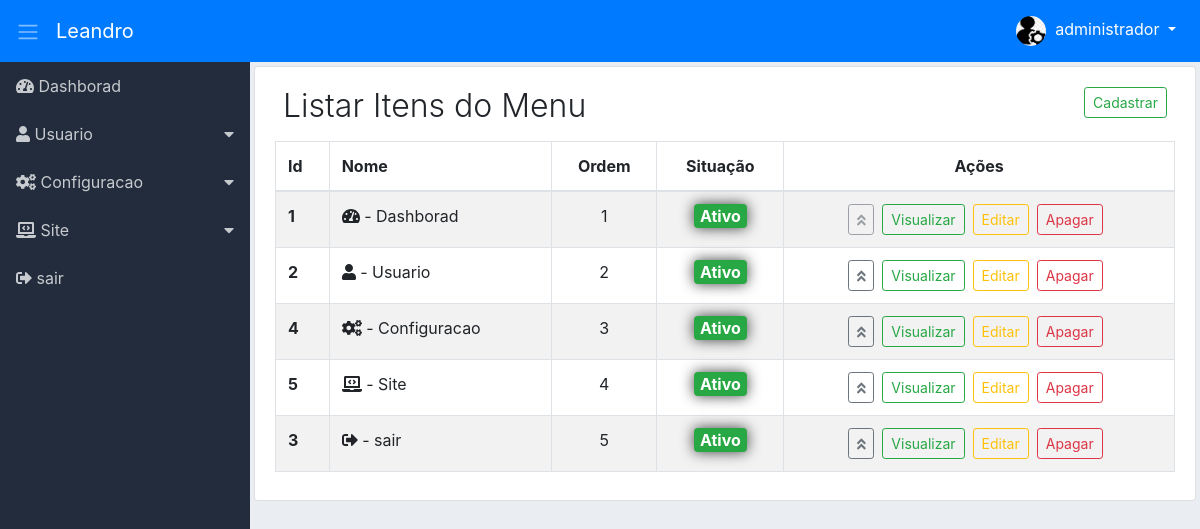
Screenshot of /adm/list-menu/list-itens-menu (signed in) with the database file from the repository.
### tables this page shows
CREATE TABLE `adms_niveis_acessos_paginas` (
  `id` int(11) NOT NULL,
  `permissao` int(11) NOT NULL,
  `ordem` int(11) NOT NULL,
  `dropdown` int(11) NOT NULL DEFAULT 2,
  `lib_menu` int(11) NOT NULL DEFAULT 2,
  `adms_menu_id` int(11) NOT NULL DEFAULT 4,
  `adms_niveis_acesso_id` int(11) NOT NULL,
  `adms_pagina_id` int(11) NOT NULL,
  `created` datetime NOT NULL,
  `modified` datetime DEFAULT NULL
);

CREATE TABLE `adms_menus` (
  `id` int(11) NOT NULL,
  `nome` varchar(220) NOT NULL,
  `icone` varchar(40) NOT NULL,
  `ordem` int(11) NOT NULL,
  `adms_situacao_id` int(11) NOT NULL,
  `created` datetime NOT NULL,
  `modified` datetime DEFAULT NULL
);

CREATE TABLE `adms_situacao` (
  `id` int(11) NOT NULL,
  `nome` varchar(40) NOT NULL,
  `adms_cor_id` int(11) NOT NULL,
  `created` datetime NOT NULL,
  `modified` datetime DEFAULT NULL
);

### adm/module/administrative/Controllers/ListMenu.php (called while the page is built, shortened)
<?php
class ListMenu
{
    private $dados;
    public function listItensMenu($pageId = null)
    {
        $this->pageId = (int) $pageId ? $pageId : 1;
        $button = [
            'cadMenu' => [
                'menu_controller' => 'register-new-menu',
                'menu_metodo' => 'register-info-menu'],
            'viewMenu' => [
                'menu_controller' => 'view-info-menu',
                'menu_metodo' => 'detail-info-menu'],
            'editMenu' => [
                'menu_controller' => 'edit-menu',
                'menu_metodo' => 'edit-info-menu'],
            'deleteMenu' => [
                'menu_controller' => 'delete-menu',
                'menu_metodo' => 'remove-menu'],
            'alterOrderMenu' => [
                'menu_controller' => 'modify-order-item-menu',
                'menu_metodo' => 'alter-order-item-menu']
        ];
        $listButton = new \Module\administrative\Models\AdmsButton();
        $this->dados['buttonsMenu'] = $listButton->validateButton($button);
        $listMenu = new \Module\administrative\Models\AdmsMenu();
        $this->dados['menu'] = $listMenu->itemMenu();
        $listItemMenu = new \Module\administrative\Models\AdmsListMenu();
        $this->dados['listItensMenu'] = $listItemMenu->listItensMenu($this->pageId);
        $this->dados['pagination'] = $listItemMenu->getResultPage();
        $loadView = new \Config\ConfigView("administrative/Views/menu/listMenu", $this->dados);
        $loadView->renderView();
    }
}

### adm/module/administrative/Models/helper/AdmsRead.php (called while the page is built, shortened)
<?php
class AdmsRead extends AdmsConn
{
    private $select;
    private $values;
    private $result;
    private $query;
    function getResult()
    {
        return $this->result;
    }
    public function fullRead($query, $parseString = null)
    {
        $this->select = (string) $query;
        if (!empty($parseString)) {
            parse_str($parseString, $this->values);
        }
        $this->exeInstruction();
    }
    private function exeInstruction()
    {
        $this->conection();
        try {
            $this->getInstruction();
            $this->query->execute();
            $this->result = $this->query->fetchAll();
        } catch (Exception $exc) {
            $this->result = null;
        }
    }
    private function conection()
    {
        $this->conn = parent::getConn();
        $this->query = $this->conn->prepare($this->select);
        $this->query->setFetchMode(PDO::FETCH_ASSOC);
    }
    private function getInstruction()
    {
        if ($this->values) {
            foreach ($this->values as $Link => $Valor) {
                if ($Link == 'limit' || $Link == 'offset') {
                    $Valor = (int) $Valor;
                }
                $this->query->bindValue(":{$Link}", $Valor,
                        (is_int($Valor) ? PDO::PARAM_INT : PDO::PARAM_STR));
            }
        }
    }
}

### adm/module/administrative/Models/helper/AdmsConn.php (called while the page is built, shortened)
<?php
class AdmsConn
{
    public static $host = HOST;
    public static $Uuser = USER;
    public static $pass = PASS;
    public static $dbname = DBNAME;
    private static $connect = null;
    private static function connect()
    {
        try {
            if (self::$connect == null) {
                self::$connect = new PDO('mysql:host=' .self::$host . ';dbname='
                . self::$dbname, self::$Uuser, self::$pass);
            }
        } catch (Exception $exc) {
            echo 'mensagem: ' . $exc->getMessage();
            die;
        }
        return self::$connect;
    }
    public function getConn()
    {
        return self::connect();
    }
}

### adm/module/administrative/Models/AdmsMenu.php (called while the page is built, shortened)
<?php
class AdmsMenu
{
    public function itemMenu()
    {
        $listMenu = new \Module\administrative\Models\helper\AdmsRead();
        $listMenu->fullRead(
                "SELECT
                    nivpg.dropdown,
                    men.id id_menu,
                    men.nome nome_menu,
                    men.icone icone_menu,
                    pg.id id_pg,
                    pg.menu_controller pg_controller,
                    pg.menu_metodo pg_metodo,
                    pg.nome_pagina pg_nome,
                    pg.icone pg_icon
                FROM
                    adms_niveis_acessos_paginas nivpg
                INNER JOIN
                    adms_menus men
                    ON men.id = nivpg.adms_menu_id
                INNER JOIN
                    adms_paginas pg
                    ON pg.id = nivpg.adms_pagina_id
                WHERE
                    nivpg.adms_niveis_acesso_id =:adms_niveis_acesso_id
                    AND nivpg.permissao =:permissao
                    AND nivpg.lib_menu =:lib_menu
                ORDER BY
                    men.ordem, nivpg.ordem ASC",
                "adms_niveis_acesso_id=" . $_SESSION['userAccessLevel'] . "&permissao=1&lib_menu=1");
        $this->result = $listMenu->getResult();
        return $this->result;
    }
}

### adm/module/administrative/Models/AdmsListMenu.php (called while the page is built, shortened)
<?php
class AdmsListMenu
{
    private $limitResult = 40;
    public function listItensMenu($pageId = null)
    {
        $this->pageId = (int) $pageId;
        $pagination = new \Module\administrative\Models\helper\AdmsPagination(
                URLADM . 'list-menu/list-itens-menu');
        $pagination->condition($this->pageId, $this->limitResult);
        $pagination->pagination(
                "SELECT COUNT(id) numResult
                FROM adms_menus");
        $listPages = new \Module\administrative\Models\helper\AdmsRead();
        $listPages->fullRead(
                "SELECT
                    men.*,
                    sit.nome sitNome,
                    cor.cor crCor
                FROM
                    adms_menus men
                INNER JOIN
                    adms_situacao sit
                    ON sit.id = men.adms_situacao_id
                INNER JOIN
                    adms_cors cor
                    ON cor.id = sit.adms_cor_id
                ORDER BY ordem ASC
                LIMIT :limit
                OFFSET :offset",
                "limit={$this->limitResult}&offset={$pagination->getOffSet()}");
        $this->result = $listPages->getResult();
        return $this->result;
    }
}

### adm/module/administrative/Models/helper/AdmsPagination.php (called while the page is built, shortened)
<?php
class AdmsPagination
{
    private $limitResult;
    private $offSet;
    private $result;
    function getResult()
    {
        return $this->result;
    }
    function getOffSet()
    {
        return $this->offSet;
    }
    public function condition($page, $limitResult)
    {
        $this->page = (int) $page ? $page : 1;
        $this->limitResult = (int) $limitResult;
        $this->offSet = ($this->page * $this->limitResult) - $this->limitResult;
    }
    public function pagination($query, $parseString = null)
    {
        $this->query = (string) $query;
        $this->parseString = (string) $parseString;
        $count = new \Module\administrative\Models\helper\AdmsRead();
        $count->fullRead($this->query, $this->parseString);
        $this->resultDb = $count->getResult();
        if ($this->resultDb[0]['numResult'] > $this->limitResult) {
            $this->instructionPagination();
        } else {
            $this->result = null;
        }
    }
}

### adm/module/administrative/Views/menu/listMenu.php (the view, shortened to what this page needs)
<div class="content p-1">
    <div class="list-group-item">
        <div class="d-flex">
            <div class="mr-auto p-2">
                <h2 class="display-4 titulo">Listar Itens do Menu</h2>
            </div>
            <?php
            if ($this->dados['buttonsMenu']['cadMenu']) {
                echo "<a href='" . URLADM . "register-new-menu/register-info-menu'>
                    <div class='p-2'>
                        <button class='btn btn-outline-success btn-sm'>Cadastrar</button>
                    </div>
                </a>";
            }
            ?>
        </div>
        <div class="table-responsive">
            <table class="table table-hover table-striped table-bordered">
                <thead>
                    <tr>
                        <th>Id</th>
                        <th>Nome</th>
                        <th class="d-none d-sm-table-cell text-center">Ordem</th>
                        <th class="d-none d-lg-table-cell text-center">Situação</th>
                        <th class="text-center">Ações</th>
                    </tr>
                </thead>
                <tbody>
                    <?php
                    $qtnLinhaEx = 1;
                    foreach ($this->dados['listItensMenu'] as $itensMenu) {
                        extract($itensMenu);
                        ?>
                        <tr>
                            <th><?php echo $id; ?></th>
                            <td><?php echo "<i class='" . $icone . "'></i> - " . $nome; ?></td>
                            <td class="d-none d-sm-table-cell text-center"><?php echo $ordem; ?></td>
                            <td class="d-none d-lg-table-cell text-center">
                                <span class="badge badge-<?php echo $crCor; ?>">
                                    <?php echo $sitNome; ?>
                                </span>
                            </td>
                            <td class="text-center">
                                <span class="d-none d-md-block">
                                    <?php
                                    if ($qtnLinhaEx <= 2) {
                                        if ($this->dados['buttonsMenu']['alterOrderMenu']) {
                                            echo "<a href='" . URLADM . "modify-order-item-menu/alter-order-item-menu/$id'
                                                     class='btn btn-outline-secondary btn-sm mr-2 disabled'
                                                     title='Não permitido alterar ordem item do menu'>
                                                        <i class='fas fa-angle-double-up'></i>
                                                  </a>";
                                        }
                                    } else {
                                        if ($this->dados['buttonsMenu']['alterOrderMenu']) {
                                            echo "<a href='" . URLADM . "modify-order-item-menu/alter-order-item-menu/$id'
                                                     class='btn btn-outline-secondary btn-sm mr-2'
                                                     title='Alterar ordem item do menu'>
                                                        <i class='fas fa-angle-double-up'></i>
                                                  </a>";
                                        }
                                    }
                                    $qtnLinhaEx++;
                                    if ($this->dados['buttonsMenu']['viewMenu']) {
                                        echo "<a href='" . URLADM . "view-info-menu/detail-info-menu/$id'
                                            class='btn btn-outline-success btn-sm mr-2'>Visualizar
                                         </a>";
                                    }
                                    if ($this->dados['buttonsMenu']['editMenu']) {
                                        echo "<a href='" . URLADM . "edit-menu/edit-info-menu/$id'
                                            class='btn btn-outline-warning btn-sm mr-2'>Editar
                                         </a>";
                                    }
                                    if ($this->dados['buttonsMenu']['deleteMenu']) {
                                        echo "<a href='" . URLADM . "delete-menu/remove-menu/$id'
                                            class='btn btn-outline-danger btn-sm mr-2'
                                            data-confirm='Tem certeza que deseja apagar item do menu ?'>
                                             Apagar
                                         </a>";
                                    }
                                    ?>
                                </span>
                                        <?php
                                        $qtnLinhaEx++;
                                        ?>
                            </td>
                        </tr>
                        <?php
                    }
                    ?>
                </tbody>
            </table>
        </div>
    </div>
</div>

### adm/module/administrative/Views/include/sidebar.php (shortened to what this page needs)
<div class="d-flex bd-highlight">
<nav class="sidebar">
    <ul class="list-unstyled">
        <?php
        $contDropdown = 0;
        $controDropFech = 0;
        foreach ($this->dados['menu'] as $menu) {
            extract($menu);
            if ($dropdown == 1) {
                if ($contDropdown != $id_menu) {
                    if (($controDropFech == 1) && ($contDropdown != 0)) {
                        echo "</ul></li>";
                        $controDropFech = 0;
                    }
                    echo "<li>
                        <a href='#submenu" . $id_menu . "' data-toggle='collapse'>
                            <i class='" . $icone_menu . "'></i> " . $nome_menu . "
                        </a>
                        <ul class='list-unstyled collapse' id='submenu" . $id_menu . "'>";
                    $contDropdown = $id_menu;
                }
                $controDropFech = 1;
            } else {
                if ($controDropFech == 1) {
                    echo "</ul></li>";
                    $controDropFech = 0;
                }
                echo "<li>
                        <a href='" . URLADM . $pg_controller . "/" . $pg_metodo . "'>
                        <i class='" . $icone_menu . "'></i> " . $nome_menu . "</a>
                    </li>";
            }
        }
        ?>
    </ul>
</nav>

### adm/assets/css/dashboard.css (style rules this page uses)
body { background-color: #EAEEF3; }
.sidebar { background-color: #222C3C; min-width: 250px; max-width: 250px; min-height: calc(100vh - 56px); transition: all 0.3s; }
.sidebar ul li a { display: block; padding: 0.75rem 1rem; color: #C7CACE; text-decoration: none; }
.sidebar [data-toggle="collapse"] { position: relative; }
.sidebar [data-toggle="collapse"]:before { content: "\f0d7"; font-family: "Font Awesome 5 Free"; font-weight: 900; position: absolute; right: 1rem; }
.content { width: 100%; }
.titulo { font-size: 2.0rem !important; }
.badge { box-shadow: 0 0 14px 0 rgba(0, 0, 0, 0.75); font-size: 16px !important; }

### rows the page displays
adms_niveis_acessos_paginas: adms_menu.nome "Dashborad"
adms_niveis_acessos_paginas: adms_menu.nome "Usuario"
adms_niveis_acessos_paginas: adms_menu.nome "Configuracao"
adms_niveis_acessos_paginas: adms_menu.nome "Site"
adms_niveis_acessos_paginas: adms_menu.nome "sair"
adms_menus: id "1", nome "Dashborad", ordem "1", adms_situacao.nome "Ativo"
adms_menus: id "2", nome "Usuario", ordem "2", adms_situacao.nome "Ativo"
adms_menus: id "4", nome "Configuracao", ordem "3", adms_situacao.nome "Ativo"
adms_menus: id "5", nome "Site", ordem "4", adms_situacao.nome "Ativo"
adms_menus: id "3", nome "sair", ordem "5", adms_situacao.nome "Ativo"

### other values shown
$nomeUser[0] "administrador"
